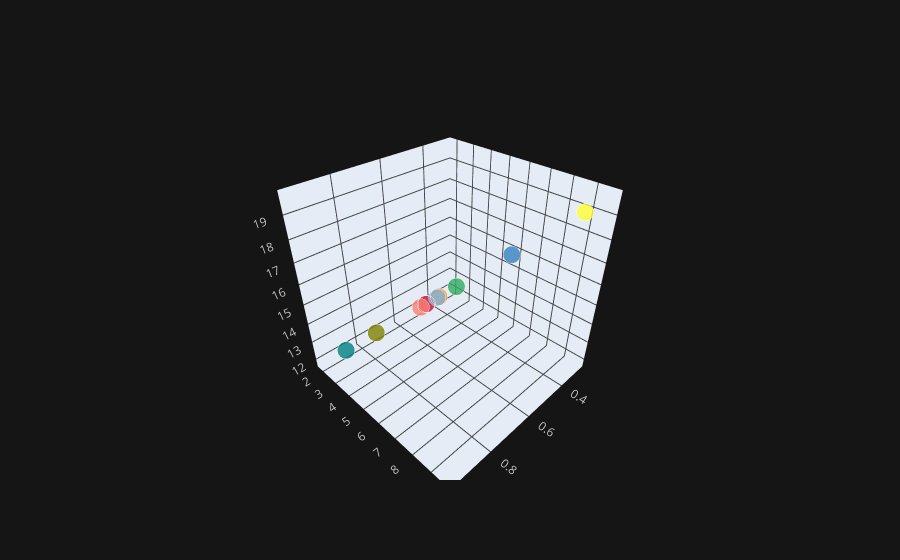

The notebook cell saved with this chart:
### Code cell
df.iplot(x='a',y='a1',z='ba',kind='scatter3d')

### Figure 1 — Plotly figure (JSON) as saved in the notebook; plotly's stock layout.template omitted (floating-point values rounded to 4 significant figures)
{"data": [{"marker": {"color": ["rgba(255, 153, 51, 1.0)", "rgba(55, 128, 191, 1.0)", "rgba(50, 171, 96, 1.0)", "rgba(128, 0, 128, 1.0)", "rgba(219, 64, 82, 1.0)", "rgba(0, 128, 128, 1.0)", "rgba(255, 255, 51, 1.0)", "rgba(128, 128, 0, 1.0)", "rgba(251, 128, 114, 1.0)", "rgba(128, 177, 211, 1.0)"], "opacity": 0.8, "size": [12, 12, 12, 12, 12, 12, 12, 12, 12, 12], "symbol": "circle"}, "mode": "markers", "text": ["0", "1", "2", "3", "4", "5", "6", "7", "8", "9"], "type": "scatter3d", "x": [0.8469, 0.3007, 0.2792, 0.5259, 0.4304, 0.9616, 0.4257, 0.8663, 0.7238, 0.4377], "y": [7.869, 5.869, 2.268, 2.99, 1.803, 3.914, 9.692, 4.493, 5.299, 2.715], "z": [17.87, 15.87, 12.27, 12.99, 11.8, 13.91, 19.69, 14.49, 15.3, 12.71]}], "layout": {"legend": {"bgcolor": "#151516", "font": {"color": "#D9D9D9"}}, "paper_bgcolor": "#151516", "plot_bgcolor": "#151516", "scene": {"xaxis": {"gridcolor": "#434343", "showgrid": true, "tickfont": {"color": "#C2C2C2"}, "title": {"font": {"color": "#D9D9D9"}, "text": ""}, "zerolinecolor": "#666570"}, "yaxis": {"gridcolor": "#434343", "showgrid": true, "tickfont": {"color": "#C2C2C2"}, "title": {"font": {"color": "#D9D9D9"}, "text": ""}, "zerolinecolor": "#666570"}, "zaxis": {"gridcolor": "#434343", "showgrid": true, "tickfont": {"color": "#C2C2C2"}, "title": {"font": {"color": "#D9D9D9"}, "text": ""}, "zerolinecolor": "#666570"}}, "title": {"font": {"color": "#D9D9D9"}}}}
